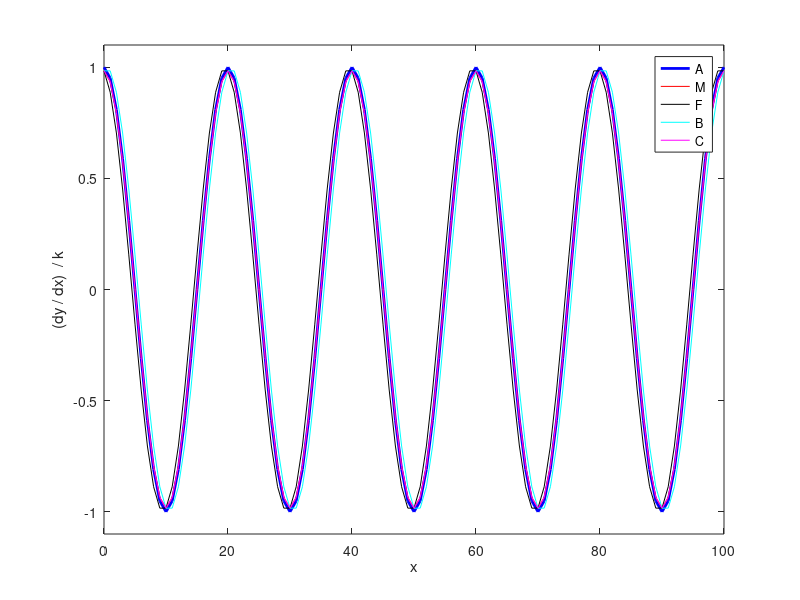
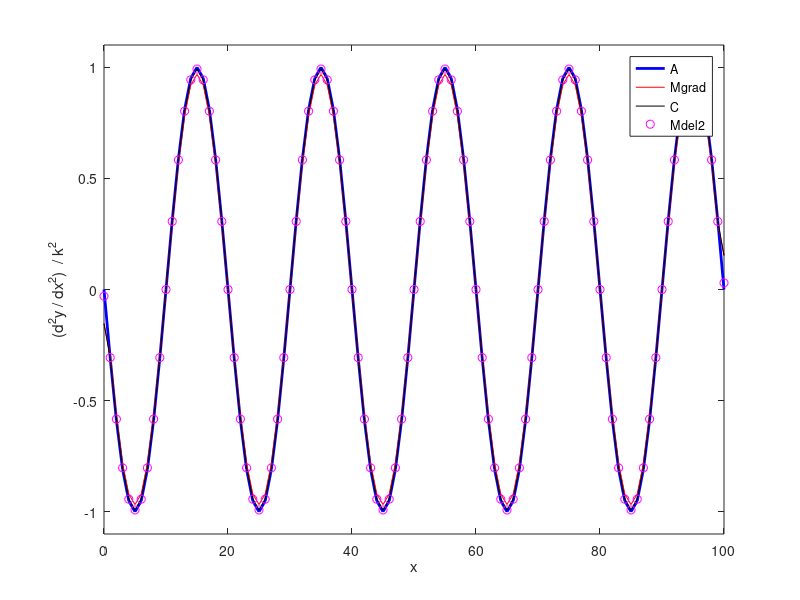

MATLAB code for these plots, in order:
% cemDiff01.m
% 19 march 2016
% Ian Cooper
% School of Physics, University of Sydney
% http://www.physics.usyd.edu.au/teach_res/mp/mphome.htm

% Numerical differentation
%    1st derivative dy/dx   forward   backward   central  difference methods
%    2nd derivative d2/dx2

close all
clear all
clc
tic

% SETUP ==================================================================
% number of data point sfor calculations
   N = 101;
% wavelength wL / wave number k / range x / function y
   wL = 20; 
   k = 2*pi/wL;

   x = linspace(0,100,N);
   dx = x(2)-x(1);
   y = sin(k*x);

% Gradient of function ===================================================
dydxA = k .* cos(k*x);         % Analytical (exact) 

dydxM = gradient(y,dx);        % Matlab gradient function

dydxF = zeros(1,N);            % Forward approximation
dydxF(N) = (y(N)-y(N-1))/(dx);
for n = 1: N-1
   dydxF(n) = (y(n+1)-y(n))/dx;
end

dydxB = zeros(1,N);            % Backward approximation
dydxB(1) = (y(2)-y(1))/(dx);
for n = 2: N
   dydxB(n) = (y(n)-y(n-1))/dx;
end

dydxC = zeros(1,N);            % Central difference approximation
dydxC(1) = (y(2)-y(1))/dx;
dydxC(N) = (y(N)-y(N-1))/dx;
for n = 2: N-1
   dydxC(n) = (y(n+1)-y(n-1))/(2*dx);
end

% Accuracy - ratio to exact value 
N
p = min(find(dydxA/k < 0.5));
pA = (dydxA(5)/k)/(dydxA(5)/k)
pM = (dydxM(5)/k)/(dydxA(5)/k)
pF = (dydxF(5)/k)/(dydxA(5)/k)
pB = (dydxB(5)/k)/(dydxA(5)/k)
pC = (dydxC(5)/k)/(dydxA(5)/k)

% SECOND DERIVATIVE ======================================================
d2ydx2A = -k^2 .* sin(k*x);
d2ydx2M = gradient(dydxM,dx);

d2ydx2C = zeros(1,N);            % Central difference approximation
d2ydx2C(1) = (dydxC(2)-dydxC(1))/dx;
d2ydx2C(N) = (dydxC(N)-dydxC(N-1))/dx;
for n = 2: N-1
   d2ydx2C(n) = (y(n+1)-2*y(n) + y(n-1))/(dx^2);
end

% del2 function: second derivative of y 

del2y = 4*del2(y,dx);

% GRAPHICS ===============================================================

figure(1)
% xP = x; yP = y;
% plot(xP, yP);
hold on

xP = x; yP = dydxA/k;
plot(xP, yP,'b','linewidth',2)

yP = dydxM/k;
plot(xP,yP,'r');
 
yP = dydxF/k;
plot(xP,yP,'k');

yP = dydxB/k;
plot(xP,yP,'c');

yP = dydxC/k;
plot(xP,yP,'m');

xlabel('x'); ylabel('(dy / dx)  / k');
set(gca,'yLim',[-1.1 1.1]);
legend('A', 'M', 'F', 'B', 'C');
box on


figure(2) % --------------------------------------------------------------

yP = d2ydx2A/k^2;
plot(xP,yP,'b','linewidth',2)

hold on
yP = d2ydx2M/k^2;
plot(xP,yP,'r') 

hold on
yP = d2ydx2C/k^2;
plot(xP,yP,'k') 


hold on
yP = del2y/k^2;
plot(xP,yP,'om')
xlabel('x'); ylabel('(d^2y / dx^2)  / k^2');

set(gca,'yLim',[-1.1 1.1]);
legend('A', 'Mgrad','C','Mdel2');
box on

toc